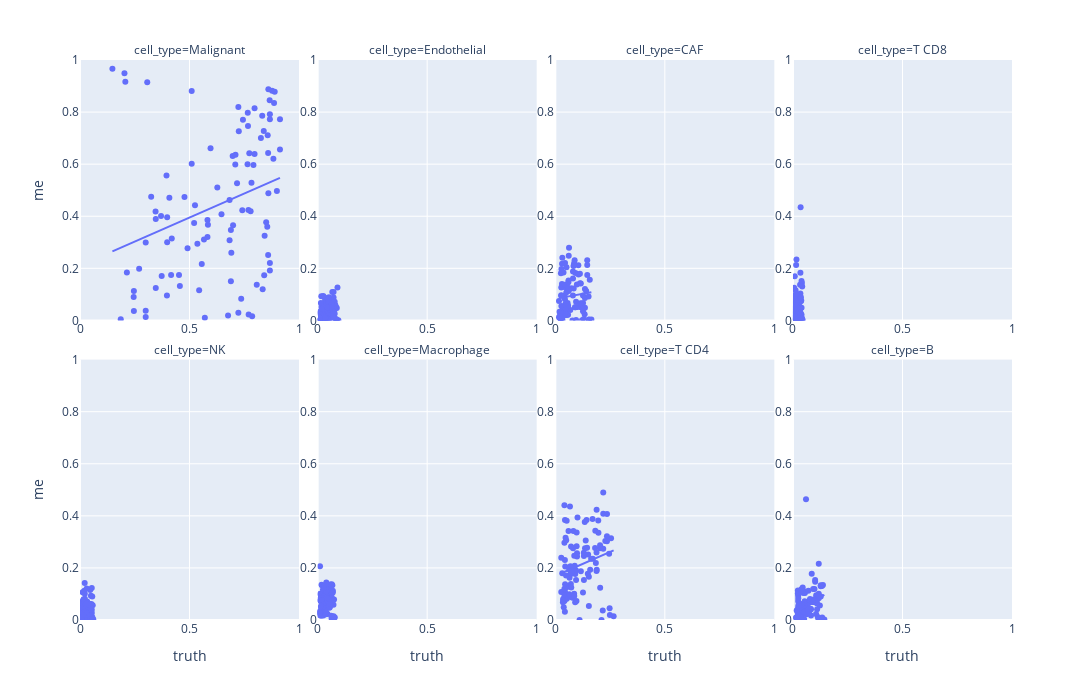

Notebook source saved alongside this figure:
### Code cell
fig = px.scatter(
    all_results.stack().unstack("source").reset_index(),
    x="truth",
    y="me",
    facet_col="cell_type",
    trendline="ols",
    facet_col_wrap=4
)
fig.update_layout(
    width=1200,
    height=700,
)
fig.update_xaxes(
    range=(0, 1),
    showticklabels=True,
)
fig.update_yaxes(
    range=(0, 1),
#     scaleanchor="x", scaleratio=1,
    showticklabels=True,
)
fig
